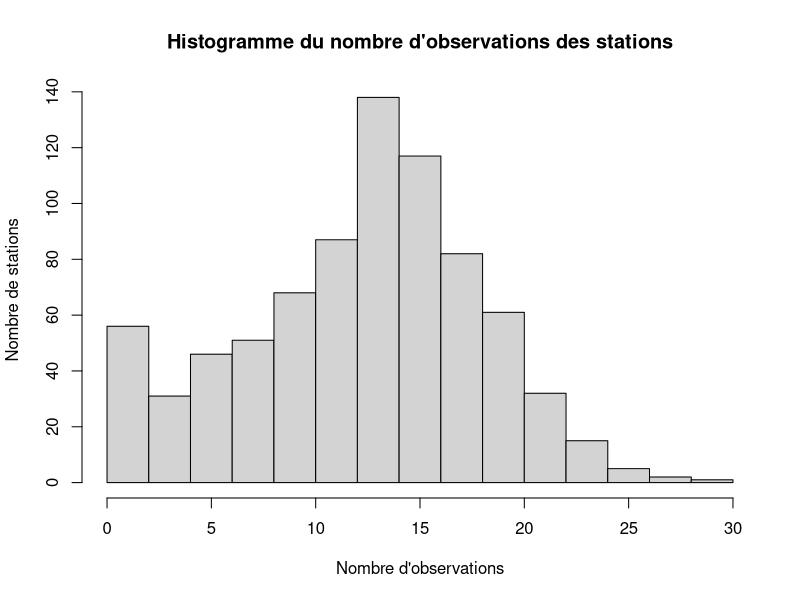

This chart was generated by the following R code: (Note: this script raises an error after producing the figure.)
## ---- chunk 1
knitr::opts_chunk$set(echo = FALSE)
knitr::opts_chunk$set(message = FALSE)
knitr::opts_chunk$set(warning = FALSE)
knitr::opts_chunk$set(error = FALSE)
## ---- chunk 2
library(tidyverse)
library(ggthemes)
library(RColorBrewer)
library(knitr)
## ---- chunk 3
dat = read.csv("bixi1.csv")

## ---- chunk 4
#Importation des données
bixi_raw_data_df= dat
#bixi_raw_data_df=read.table("raw_data/bixi1.csv", sep = ",", header = T)
## ---- chunk 5
knitr::kable(head(bixi_raw_data_df), caption="6 premières observations du jeu de données")
## ---- chunk 6
knitr::kable(tail(bixi_raw_data_df), caption="6 dernières observations du jeu de données")
## ---- chunk 7
str(bixi_raw_data_df)
## ---- chunk 8
options(knitr.kable.NA = "")
bixi_df=data.frame(station=as.factor(bixi_raw_data_df$station),
                   mm=as.factor(bixi_raw_data_df$mm),
                   dd=as.factor(bixi_raw_data_df$dd),
                   wday=as.factor(bixi_raw_data_df$wday),
                   mem=as.factor(bixi_raw_data_df$mem),
                   holiday=as.factor(bixi_raw_data_df$holiday),
                   bixi_raw_data_df[,7:ncol(bixi_raw_data_df)])
knitr::kable(summary(bixi_df), caption="Sommaire des observations")
## ---- chunk 9
freqTable_station=table(bixi_df$station)
hist(freqTable_station, xlab = "Nombre d'observations", ylab = "Nombre de stations", main = "Histogramme du nombre d'observations des stations")
## ---- chunk 10
my_colors  <- colorRampPalette(c("#BB4444", "#EE9988", "#FFFFFF", "#77AADD", "#4477AA"))(200)
corplot_dat <- dat %>% 
  select(-c(wday,mem))

corplot <- corrplot(cor(corplot_dat,use='pairwise.complete.obs'), method = "color",
         col = my_colors,  # Use the custom color palette here
         type = "upper", order = "hclust",
         addCoef.col = "black",
         tl.col = "black", tl.srt = 45,
         sig.level = 0.01, insig = "blank",
         diag = FALSE
)


## ---- chunk 11
dat$wday <- factor(dat$wday,
                   levels = c("Monday", "Tuesday", "Wednesday", "Thursday", "Friday", "Saturday", "Sunday"))

label <- c(`1` = "Membre", `0` = "Non membre")
## ---- chunk 12
ggplot(dat, aes(x=wday, y=dur,
           fill = wday)) +
  geom_bar(stat = "identity") +
  scale_fill_brewer(palette = "Blues")+
  facet_wrap(~ mem,labeller=labeller(mem=label))+
  theme(legend.position="none")+
  labs(title = "Durée totale des déplacement \npar jours selon les membres et les non membres")+
  xlab("")+
  ylab("Durée totale (en minutes) des déplacement")
## ---- chunk 13
dat$wday <- factor(dat$wday,
                   levels = c("Monday", "Tuesday", "Wednesday", "Thursday", "Friday", "Saturday", "Sunday"))

label <- c(`1` = "Membre", `0` = "Non membre")
## ---- chunk 14
ggplot(dat, aes(as.factor(mm), dur, fill = as.factor(mm))) +
  geom_bar(stat = "identity") +
  scale_fill_brewer(palette = "Blues")+
  facet_wrap(~ mem,labeller=labeller(mem=label))+
  theme(legend.position="none")+
  scale_x_discrete(breaks = 4:11,labels=c("Avril","Mai","Juin", "Juillet", "Août", "Septembre", "Octobre", "Novembre")) +
  labs(title = "Durée totale des déplacement \npar jours selon les membres et les non membres")+
  xlab("")+
  ylab("Durée totale (en minutes) des déplacement")
## ---- chunk 15
dat_temp <- dat %>%
  select(mem, dur, temp, avg) %>% 
  group_by(temp, mem) %>%
  summarise(dur = (mean(dur)),
            avg = mean(avg))
## ---- chunk 16
ggplot(dat_temp, aes(temp, dur)) +
  geom_point() +
  facet_wrap(~mem,labeller=labeller(mem=label))+
  geom_smooth(method='lm',  se=FALSE) +
  labs(title = "Durée totale des déplacement \npar jours selon les membres et les non membres")+
  xlab("Température journalière moyenne en °C")+
  ylab("Durée journalière totale moyenne des déplacement")

ggplot(dat_temp, aes(temp, avg)) +
  geom_point() +
  facet_wrap(~mem,labeller=labeller(mem=label))+
  geom_smooth(method='lm',  se=FALSE) +
  labs(title = "Durée moyenne des déplacement \npar jours selon les membres et les non membres")+
  xlab("Température journalière moyenne en °C")+
  ylab("Durée journalière moyenne des déplacement")

dat_temp_cor = dat_temp %>% 
  group_by(mem) %>%
  summarise(cor = cor(temp,dur),
            cor_avg = cor(temp,avg))
## ---- chunk 17
dat_rain <- dat %>%
  select(mem, dur, rain, avg) %>% 
  group_by(rain, mem) %>%
  summarise(dur = mean(dur),
            avg = mean(avg))

## ---- chunk 18
ggplot(dat_rain, aes(rain, dur)) +
  geom_point() +
  facet_wrap(~mem,labeller=labeller(mem=label)) +
  geom_smooth(method='lm', se=FALSE) +
  labs(title = "Durée totale des déplacement \npar jours selon les membres et les non membres")+
  xlab("Précipitation")+
  ylab("Log naturel de la durée totale des déplacement")

ggplot(dat_rain, aes(rain, avg)) +
  geom_point() +
  facet_wrap(~mem,labeller=labeller(mem=label)) +
  geom_smooth(method='lm', se=FALSE) +
  labs(title = "Durée totale des déplacement \npar jours selon les membres et les non membres")+
  xlab("Précipitation")+
  ylab("Log naturel de la durée totale des déplacement")

dat_rain_cor = dat_rain %>% 
  group_by(mem) %>%
  summarise(cor = cor(rain,dur))
## ---- chunk 19
dat_mem <- dat %>%
  select(mem, avg, dur) %>% 
  group_by(mem) %>%
  summarise(avg = mean(avg), dur = sum(dur)) %>% 
  mutate(dur_relative = ifelse(mem == 1, dur / sum(dat$mem == 1), dur / sum(dat$mem ==0))) %>% 
  mutate(mem = ifelse(mem == 1, "Membre", "Non-membre"))
## ---- chunk 20
kable(dat_mem, col.names = c("Membre", "Durée moyenne", "Durée totale", "Durée totale relative"), caption = "Détail sur la durée selon les abonnements")
## ---- chunk 21
dat_hol <- dat %>%
  select(holiday, avg, dur) %>% 
  group_by(holiday) %>%
  summarise(avg = mean(avg), dur = sum(dur)) %>% 
  mutate(dur_relative = ifelse(holiday == 1, dur / sum(dat$holiday == 1), dur / sum(dat$holiday ==0))) %>% 
  mutate(holiday = ifelse(holiday == 1, "Férié", "Non férié"))


kable(dat_hol, col.names = c("Jour", "Durée moyenne", "Durée totale", "Durée totale relative"), caption = "Détail sur la durée selon les fériés")

## ---- chunk 22
dat_station = dat %>% group_by(station) %>% summarise(dur = sum(dur))
data <- dat_station[order(-dat_station$dur), ]

# Créer un graphique à barres classant les stations en ordre décroissant
ggplot(data, aes(x = factor(station, levels = unique(data$station)), y = dur)) +
  geom_bar(stat = "identity", fill = "blue") +
  labs(x = "Station", y = "Somme de la Durée", title = "Stations Classées en Ordre Décroissant par Somme de Durée") +
  scale_x_discrete(labels = rep("", length(data$station))) +
  theme(panel.grid.major.x = element_blank(),
        axis.ticks.x = element_blank())
  
top3_stat_dur = head(data, 3)
## ---- chunk 23
dat_temp_ntot <- dat %>%
  select(mem, n_tot, temp) %>% 
  group_by(temp, mem) %>%
  summarise(n_tot = (mean(n_tot)))

ggplot(dat_temp_ntot, aes(temp, n_tot)) +
  geom_point() + geom_smooth(method='lm', se=FALSE) +
  facet_wrap(~mem,labeller=labeller(mem=label)) +
  labs(title = "Nombre moyen de déplacements \npar rapport à la température")+
  xlab("Température en °C")+
  ylab("Nombre de déplacement moyen")

dat_temp_ntot_cor = dat_temp_ntot %>% 
  group_by(mem) %>%
  summarise(cor = cor(temp,n_tot))
## ---- chunk 24

mean_temp_vs_mm <- round(aggregate(dat$temp~dat$mm, FUN=mean, na.rm = TRUE), digits=2)
kable(mean_temp_vs_mm, col.names = c("Mois","Température moyenne (°C)"), caption = "Température moyenne par mois")

## ---- chunk 25
dat_rain_ntot <- dat %>%
  select(mem, n_tot, rain) %>% 
  group_by(rain, mem) %>%
  summarise(n_tot = ((n_tot)))

ggplot(dat_rain_ntot, aes(rain, n_tot)) +
  geom_point() + geom_smooth(method='lm', se=FALSE) +
  facet_wrap(~mem,labeller=labeller(mem=label)) +
  labs(title = "Nombre moyen de déplacements \npar rapport à la quantité de précipitations")+
  xlab("Quantité de précipitations (mm) par jour")+
  ylab("Nombre de déplacement moyen")

dat_rain_ntot_cor = dat_rain_ntot %>% 
  group_by(mem) %>%
  summarise(cor = cor(rain,n_tot))
## ---- chunk 26

dat_n_tot_wday <- dat %>%
  select(mem, n_tot, wday, n_AM, n_PM) %>% 
  group_by(wday, mem) %>%
  summarise(n_tot = round((mean(n_tot)),digits=2),
            n_AM =  round((mean(n_AM)),digits=2),
            n_PM =  round((mean(n_PM)),digits=2))

monday <- select(filter(dat, wday == "Monday" & mem == 1),n_tot,n_AM,n_PM)
v_monday <- c(mean(monday$n_AM),mean(monday$n_PM), mean(monday$n_tot-monday$n_AM-monday$n_PM),mean(monday$n_tot))

monday_nm <- select(filter(dat, wday == "Monday" & mem == 0),n_tot,n_AM,n_PM)
v_monday_nm <- c(mean(monday_nm$n_AM),mean(monday_nm$n_PM),mean(monday_nm$n_tot-monday_nm$n_AM-monday_nm$n_PM),mean(monday_nm$n_tot))


tuesday <- select(filter(dat, wday == "Tuesday" & mem == 1),n_tot,n_AM,n_PM)
v_tuesday <- c(mean(tuesday$n_AM),mean(tuesday$n_PM), mean(tuesday$n_tot-tuesday$n_AM-tuesday$n_PM),mean(tuesday$n_tot))

tuesday_nm <- select(filter(dat, wday == "Tuesday" & mem == 0),n_tot,n_AM,n_PM)
v_tuesday_nm <- c(mean(tuesday_nm$n_AM),mean(tuesday_nm$n_PM),mean(tuesday_nm$n_tot-tuesday_nm$n_AM-tuesday_nm$n_PM),mean(tuesday_nm$n_tot))


wednesday <- select(filter(dat, wday == "Wednesday" & mem == 1),n_tot,n_AM,n_PM)
v_wednesday <- c(mean(wednesday$n_AM),mean(wednesday$n_PM), mean(wednesday$n_tot-wednesday$n_AM-wednesday$n_PM),mean(wednesday$n_tot))

wednesday_nm <- select(filter(dat, wday == "Wednesday" & mem == 0),n_tot,n_AM,n_PM)
v_wednesday_nm <- c(mean(wednesday_nm$n_AM),mean(wednesday_nm$n_PM),mean(wednesday_nm$n_tot-wednesday_nm$n_AM-wednesday_nm$n_PM),mean(wednesday_nm$n_tot))


thursday <- select(filter(dat, wday == "Thursday" & mem == 1),n_tot,n_AM,n_PM)
v_thursday <- c(mean(thursday$n_AM),mean(thursday$n_PM), mean(thursday$n_tot-thursday$n_AM-thursday$n_PM),mean(thursday$n_tot))

thursday_nm <- select(filter(dat, wday == "Thursday" & mem == 0),n_tot,n_AM,n_PM)
v_thursday_nm <- c(mean(thursday_nm$n_AM),mean(thursday_nm$n_PM),mean(thursday_nm$n_tot-thursday_nm$n_AM-thursday_nm$n_PM),mean(thursday_nm$n_tot))


friday <- select(filter(dat, wday == "Friday" & mem == 1),n_tot,n_AM,n_PM)
v_friday <- c(mean(friday$n_AM),mean(friday$n_PM), mean(friday$n_tot-friday$n_AM-friday$n_PM),mean(friday$n_tot))

friday_nm <- select(filter(dat, wday == "Friday" & mem == 0),n_tot,n_AM,n_PM)
v_friday_nm <- c(mean(friday_nm$n_AM),mean(friday_nm$n_PM),mean(friday_nm$n_tot-friday_nm$n_AM-friday_nm$n_PM),mean(friday_nm$n_tot))


saturday <- select(filter(dat, wday == "Saturday" & mem == 1),n_tot,n_AM,n_PM)
v_saturday <- c(mean(saturday$n_AM),mean(saturday$n_PM), mean(saturday$n_tot-saturday$n_AM-saturday$n_PM),mean(saturday$n_tot))

saturday_nm <- select(filter(dat, wday == "Saturday" & mem == 0),n_tot,n_AM,n_PM)
v_saturday_nm <- c(mean(saturday_nm$n_AM),mean(saturday_nm$n_PM),mean(saturday_nm$n_tot-saturday_nm$n_AM-saturday_nm$n_PM),mean(saturday_nm$n_tot))


sunday <- select(filter(dat, wday == "Sunday" & mem == 1),n_tot,n_AM,n_PM)
v_sunday <- c(mean(sunday$n_AM),mean(sunday$n_PM), mean(sunday$n_tot-sunday$n_AM-sunday$n_PM),mean(sunday$n_tot))

sunday_nm <- select(filter(dat, wday == "Sunday" & mem == 0),n_tot,n_AM,n_PM)
v_sunday_nm <- c(mean(sunday_nm$n_AM),mean(sunday_nm$n_PM),mean(sunday_nm$n_tot-sunday_nm$n_AM-sunday_nm$n_PM),mean(sunday_nm$n_tot))


v_semaine <- c(mean(v_monday[1],v_tuesday[1],v_wednesday[1],v_thursday[1],v_friday[1]),+
             mean(v_monday[2],v_tuesday[2],v_wednesday[2],v_thursday[2],v_friday[2]),+
             mean(v_monday[3],v_tuesday[3],v_wednesday[3],v_thursday[3],v_friday[3]),+
             mean(v_monday[4],v_tuesday[4],v_wednesday[4],v_thursday[4],v_friday[4]))

v_fin_semaine <- c(mean(v_saturday[1],v_sunday[1]),+
                 mean(v_saturday[2],v_sunday[2]),+
                 mean(v_saturday[3],v_sunday[3]),+
                 mean(v_saturday[4],v_sunday[4]))


v_semaine_nm <- c(mean(v_monday_nm[1],v_tuesday_nm[1],v_wednesday_nm[1],v_thursday_nm[1],v_friday_nm[1]),+
             mean(v_monday_nm[2],v_tuesday_nm[2],v_wednesday_nm[2],v_thursday_nm[2],v_friday_nm[2]),+
             mean(v_monday_nm[3],v_tuesday_nm[3],v_wednesday_nm[3],v_thursday_nm[3],v_friday_nm[3]),+
             mean(v_monday_nm[4],v_tuesday_nm[4],v_wednesday_nm[4],v_thursday_nm[4],v_friday_nm[4]))

v_fin_semaine_nm <- c(mean(v_saturday_nm[1],v_sunday_nm[1]),+
                 mean(v_saturday_nm[2],v_sunday_nm[2]),+
                 mean(v_saturday_nm[3],v_sunday_nm[3]),+
                 mean(v_saturday_nm[4],v_sunday_nm[4]))

n_tot_vs_day = ceiling(c(v_monday, v_tuesday, v_wednesday, v_thursday, v_friday, v_saturday, v_sunday, v_semaine, v_fin_semaine))
n_tot_vs_day_nm = ceiling(c(v_monday_nm, v_tuesday_nm, v_wednesday_nm, v_thursday_nm, v_friday_nm, v_saturday_nm, v_sunday_nm, v_semaine_nm, v_fin_semaine_nm))


moment <- rep(c("AM", "PM", "Nuit", "Total"),9)

day <- c(rep("Lundi",4), rep("Mardi",4), rep("Mercredi",4), rep("Jeudi",4), rep("Vendredi",4), rep("Samedi",4), rep("Dimanche",4), rep("Semaine",4), rep("Fin de semaine",4))

wday_data_n <- data.frame(moment,n_tot_vs_day,day)
wday_data_n_nm <- data.frame(moment,n_tot_vs_day_nm,day)

wday_data_n <- wday_data_n %>% mutate(day=factor(day, 
                                      levels=c("Lundi", "Mardi", "Mercredi",
                                               "Jeudi", "Vendredi", "Samedi", 
                                               "Dimanche", "Semaine", "Fin de semaine"), ordered=TRUE))

wday_data_n_nm <- wday_data_n_nm %>% mutate(day=factor(day, 
                                      levels=c("Lundi", "Mardi", "Mercredi",
                                               "Jeudi", "Vendredi", "Samedi", 
                                               "Dimanche", "Semaine", "Fin de semaine"), ordered=TRUE))

ggplot(wday_data_n, aes(fill=moment,y = n_tot_vs_day, x = day )) + geom_bar(position="dodge", stat="identity")+
geom_text(aes(label=n_tot_vs_day), position=position_dodge(width=0.9), vjust=-0.25)+geom_vline(xintercept=7.5, linetype="dotted", color="red", size = 0.8)

ggplot(wday_data_n_nm, aes(fill=moment,y = n_tot_vs_day_nm, x = day )) + geom_bar(position="dodge", stat="identity")+
geom_text(aes(label=n_tot_vs_day_nm), position=position_dodge(width=0.9), vjust=-0.25)+
  geom_vline(xintercept=7.5, linetype="dotted", color="red", size = 0.8)
              
## ---- chunk 27

dat_hol_n_tot <- dat %>%
  select(holiday, n_tot) %>% 
  group_by(holiday) %>%
  mutate(mean_n_tot = n_tot) %>% 
  summarise(mean_n_tot = mean(n_tot), n_tot = sum(n_tot)) %>%
  mutate(holiday = ifelse(holiday == 1, "Férié", "Non férié"))

kable(dat_hol_n_tot, col.names = c("Jour", "Nb. déplacement moyen", "Nb. déplacement total"), caption = "Détail sur le nombre de déplacement selon les fériés")

## ---- chunk 28

dat_mem_n_tot <- dat %>%
  select(mem, n_tot) %>% 
  group_by(mem) %>%
  mutate(mean_n_tot = n_tot) %>%
  summarise(mean_n_tot = mean(n_tot), n_tot = sum(n_tot)) %>% 
  mutate(mem = ifelse(mem == 1, "Membre", "Non-membre"))

kable(dat_mem_n_tot, col.names = c("Membre", "Nb. de déplacement moyen", "Nb. de déplacement total"), caption = "Détail sur le nombre de déplacement selon les abonnements")
## ---- chunk 29

dat_n_tot_vs_mois <- dat %>%
  select(mem, n_tot, mm) %>% 
  group_by(mm, mem) %>%
  summarise(n_tot = (sum(n_tot)))

mois <- c(rep("Avril",2), rep("Mai",2), rep("Juin",2), rep("Juillet",2), rep("Août",2), rep("Septembre",2), rep("Octobre",2), rep("Novembre",2))

dat_n_tot_vs_mois <- dat_n_tot_vs_mois %>% mutate(mm=factor(mm, levels=c(4:11), ordered=TRUE))

ggplot(dat_n_tot_vs_mois, aes(x=mm, y=n_tot,
           fill = mois)) +
  geom_bar(stat = "identity") +
  scale_fill_brewer(palette = "Blues")+
  facet_wrap(~ mem,labeller=labeller(mem=label))+
  theme(legend.position="none")+
  labs(title = "Nombre de déplacement \npar jours selon les membres et les non membres")+
  xlab("")+
  ylab("Nombre de déplacement")

## ---- chunk 30

dat_n_tot_station <- dat %>%
  select(mem, n_tot, station) %>% 
  group_by(station, mem) %>%
  summarise(n_tot = (sum(n_tot)))%>% 
  add_count(station) %>% 
  filter(dense_rank(n_tot) < 14)


plot(dat_n_tot_station$station,dat_n_tot_station$n_tot)
## ---- chunk 31

#ggplot(dat,aes(as.factor(wday), rev, fill=as.factor(wday)))+
#  geom_bar(stat = "identity")+
#  scale_fill_brewer(palette = "Blues")+
#  theme_minimal()+
#  theme(legend.position = "none")+
#  ggtitle("Revenu selon les journées de la semaine")+
#  ylab("Revenu")+
#  xlab("")

df_Nmem_compl <- dat  %>% subset(mem == '0')

dat_rev <- df_Nmem_compl %>%
  select(rev, holiday) %>% 
  group_by(holiday) %>%
  summarise(rev_moyen = mean(rev),rev_total = sum(rev)) %>% 
  mutate(holiday = ifelse(holiday == 1, "Journée fériée", "journée normale"))

dat_rev

kable(dat_rev, col.names = c("", "Revenu moyen", "Revenu total"), caption = "Détails entre les journées fériées et le revenu rapporté par les non-membres")
## ---- chunk 32

#ggplot(dat,aes(as.factor(wday), rev, fill=as.factor(wday)))+
#  geom_bar(stat = "identity")+
#  scale_fill_brewer(palette = "Blues")+
#  theme_minimal()+
#  theme(legend.position = "none")+
#  ggtitle("Revenu selon les journées de la semaine")+
#  ylab("Revenu")+
#  xlab("")

df_Nmem_compl <- dat  %>% subset(mem == '0')

dat_rev <- df_Nmem_compl %>%
  select(rev, holiday) %>% 
  group_by(holiday) %>%
  summarise(rev_moyen = mean(rev),rev_total = sum(rev)) %>% 
  mutate(holiday = ifelse(holiday == 1, "Journée fériée", "journée normale"))

dat_rev

kable(dat_rev, col.names = c("", "Revenu moyen", "Revenu total"), caption = "Détails entre les journées fériées et le revenu rapporté par les non-membres")
## ---- chunk 33
knitr::kable(summary(dat), caption="tableau")

## ---- chunk 34
donnees_summary <- dat %>%
  group_by(mem) %>%
  summarise(percentage = n() / nrow(dat) * 100)
# Création variable pour afficher en %

# Création du graphique à barres
ggplot(data = donnees_summary, aes(x = factor(mem), y = percentage, fill = factor(mem))) +
  geom_bar(stat = "identity") +
  guides(fill=guide_legend(title = "Membre"))+
  ggtitle("Pourcentage de membre et de non membre BIXI")+
  xlab("")+
  ylab("Pourcentage")+
  theme_minimal()
## ---- chunk 35
dat %>%  ggplot(aes(avg,temp))+
  geom_point()+
  theme_minimal()

dat %>% ggplot(aes(dur))+
  geom_density()
  
